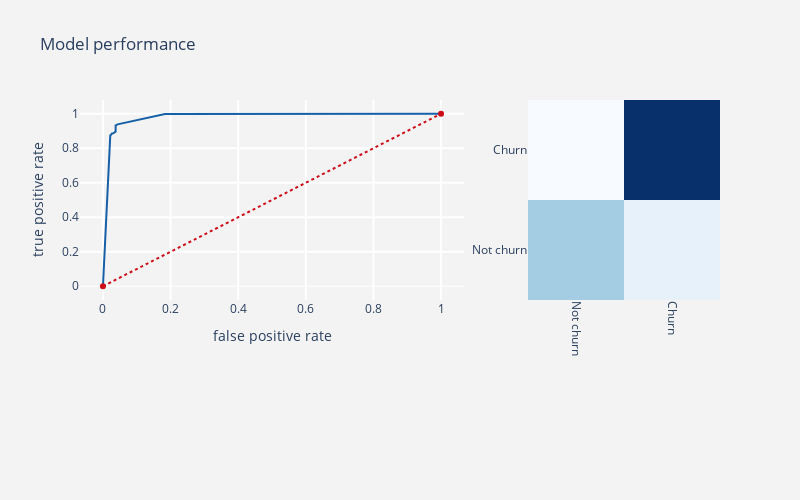

The cell this chart's notebook holds for it:
### Code cell
xgb_stacking = XGBClassifier(max_depth = 3, eta = 0.01, subsample = 0.9)
classification_report_and_model_performance(xgb_stacking, X_trn,X_tst,
                             y_train,y_test,threshold_plot = True)

### Figure 1 — Plotly figure (JSON) as saved in the notebook; plotly's stock layout.template omitted (floating-point values rounded to 4 significant figures)
{"data": [{"line": {"color": "rgb(22, 96, 167)", "width": 2}, "name": "Roc : 0.9077606485640033", "type": "scatter", "x": [0, 0.02166, 0.02166, 0.02166, 0.02599, 0.02599, 0.02599, 0.02671, 0.02671, 0.03032, 0.03032, 0.03249, 0.03466, 0.03466, 0.03538, 0.03538, 0.03538, 0.03538, 0.03755, 0.03755, 0.03899, 0.04332, 0.1726, 0.1733, 0.174, 0.1819, 0.1834, 0.1834, 0.1834, 0.1913, 0.1935, 0.1964, 0.1971, 0.2339, 0.2347, 0.2491, 0.2498, 0.2556, 0.2816, 0.2838, 0.2852, 1], "y": [0, 0.8732, 0.8735, 0.8742, 0.883, 0.8837, 0.884, 0.8856, 0.8859, 0.8862, 0.8868, 0.8874, 0.8884, 0.8906, 0.8906, 0.8912, 0.8925, 0.8947, 0.8969, 0.933, 0.9333, 0.9387, 0.9968, 0.9968, 0.9972, 0.9975, 0.9975, 0.9978, 0.9987, 0.9987, 0.9987, 0.9987, 0.9994, 1, 1, 1, 1, 1, 1, 1, 1, 1]}, {"line": {"color": "rgb(205, 12, 24)", "dash": "dot", "width": 2}, "type": "scatter", "x": [0, 1], "y": [0, 1]}, {"colorscale": [[0, "rgb(247,251,255)"], [0.125, "rgb(222,235,247)"], [0.25, "rgb(198,219,239)"], [0.375, "rgb(158,202,225)"], [0.5, "rgb(107,174,214)"], [0.625, "rgb(66,146,198)"], [0.75, "rgb(33,113,181)"], [0.875, "rgb(8,81,156)"], [1, "rgb(8,48,107)"]], "name": "matrix", "showscale": false, "type": "heatmap", "x": ["Not churn", "Churn"], "xaxis": "x2", "y": ["Not churn", "Churn"], "yaxis": "y2", "z": [[1133, 252], [8, 3155]]}], "layout": {"autosize": false, "height": 500, "margin": {"b": 200}, "paper_bgcolor": "rgb(243,243,243)", "plot_bgcolor": "rgb(243,243,243)", "showlegend": false, "title": {"text": "Model performance"}, "width": 800, "xaxis": {"domain": [0, 0.6], "gridcolor": "rgb(255, 255, 255)", "gridwidth": 2, "ticklen": 5, "title": {"text": "false positive rate"}}, "xaxis2": {"domain": [0.7, 1], "gridcolor": "rgb(255, 255, 255)", "tickangle": 90}, "yaxis": {"gridcolor": "rgb(255, 255, 255)", "gridwidth": 2, "ticklen": 5, "title": {"text": "true positive rate"}, "zerolinewidth": 1}, "yaxis2": {"anchor": "x2", "gridcolor": "rgb(255, 255, 255)"}}}
